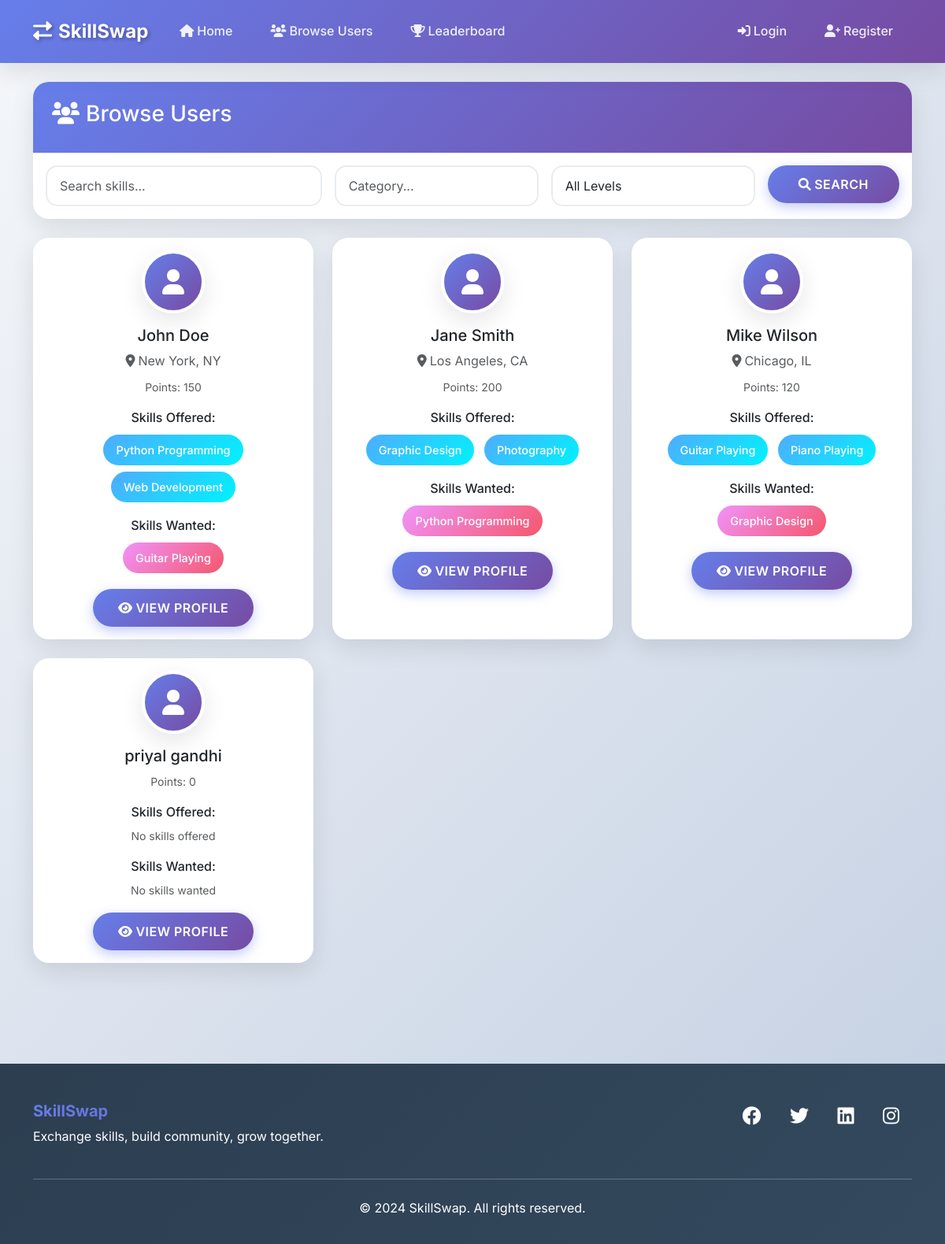
The page /browse/ on the database its author committed.
### core/models.py (models this page shows, shortened)
class UserProfile(models.Model):
    VISIBILITY_CHOICES = [
        ('public', 'Public'),
        ('private', 'Private'),
    ]
    AVAILABILITY_CHOICES = [
        ('weekdays', 'Weekdays'),
        ('weekends', 'Weekends'),
        ('evenings', 'Evenings'),
        ('flexible', 'Flexible'),
    ]
    user = models.OneToOneField(User, on_delete=models.CASCADE)
    location = models.CharField(max_length=100, blank=True, default='Earth') # Added default location
    profile_photo = models.ImageField(upload_to='profiles/', blank=True)
    bio = models.TextField(max_length=500, blank=True)
    availability = models.CharField(max_length=20, choices=AVAILABILITY_CHOICES, default='flexible')
    visibility = models.CharField(max_length=10, choices=VISIBILITY_CHOICES, default='public')
    points = models.IntegerField(default=0)
    is_verified = models.BooleanField(default=False)
    is_banned = models.BooleanField(default=False)
    created_at = models.DateTimeField(auto_now_add=True)
    updated_at = models.DateTimeField(auto_now=True)

class UserSkill(models.Model):
    SKILL_TYPE_CHOICES = [
        ('offered', 'Offered'),
        ('wanted', 'Wanted'),
    ]
    user = models.ForeignKey(User, on_delete=models.CASCADE)
    skill = models.ForeignKey(Skill, on_delete=models.CASCADE)
    skill_type = models.CharField(max_length=10, choices=SKILL_TYPE_CHOICES)
    level = models.CharField(max_length=15, choices=Skill.LEVEL_CHOICES, default='beginner')
    description = models.TextField(blank=True)
    created_at = models.DateTimeField(auto_now_add=True)
    class Meta:
        unique_together = ['user', 'skill', 'skill_type']

class Skill(models.Model):
    LEVEL_CHOICES = [
        ('beginner', 'Beginner'),
        ('intermediate', 'Intermediate'),
        ('expert', 'Expert'),
    ]
    name = models.CharField(max_length=100, unique=True)
    category = models.CharField(max_length=50)
    description = models.TextField(blank=True)
    is_approved = models.BooleanField(default=True)
    created_at = models.DateTimeField(auto_now_add=True)

### core/views.py (the view, shortened to what this page needs)
def browse_users(request):
    form = SearchForm(request.GET)
    users = UserProfile.objects.filter(visibility='public', is_banned=False).select_related('user')
    if form.is_valid():
        query = form.cleaned_data.get('query')
        category = form.cleaned_data.get('category')
        level = form.cleaned_data.get('level')
        if category:
            users = users.filter(user__userskill__skill__category__icontains=category).distinct()
        if level:
            users = users.filter(user__userskill__level=level).distinct()
    paginator = Paginator(users, 12)
    page_number = request.GET.get('page')
    page_obj = paginator.get_page(page_number)
    context = {
        'form': form,
        'page_obj': page_obj,
    }
    return render(request, 'core/browse_users.html', context)

### core/forms.py
class SearchForm(forms.Form):
    query = forms.CharField(max_length=100, required=False,
                          widget=forms.TextInput(attrs={'class': 'form-control', 'placeholder': 'Search skills...'}))
    category = forms.CharField(max_length=50, required=False,
                             widget=forms.TextInput(attrs={'class': 'form-control', 'placeholder': 'Category...'}))
    level = forms.ChoiceField(choices=[('', 'All Levels')] + Skill.LEVEL_CHOICES, required=False,
                            widget=forms.Select(attrs={'class': 'form-control'}))

### core/context_processors.py (called while the page is built)
def unread_messages(request):
    if request.user.is_authenticated:
        unread_count = Message.objects.filter(receiver=request.user, is_read=False).count()
        return {'unread_messages_count': unread_count}
    return {'unread_messages_count': 0}

### templates/core/browse_users.html (shortened to what this page needs)
{% extends 'base.html' %}
{% block content %}
<div class="container py-4">
    <div class="row">
        <div class="col-12 mb-4">
            <div class="card">
                <div class="card-header">
                    <h3><i class="fas fa-users me-2"></i>Browse Users</h3>
                </div>
                <div class="card-body">
                    <form method="get" class="row g-3">
                        <div class="col-md-4">
                            {{ form.query }}
                        </div>
                        <div class="col-md-3">
                            {{ form.category }}
                        </div>
                        <div class="col-md-3">
                            {{ form.level }}
                        </div>
                        <div class="col-md-2">
                            <button type="submit" class="btn btn-primary w-100">
                                <i class="fas fa-search me-1"></i>Search
                            </button>
                        </div>
                    </form>
                </div>
            </div>
        </div>
    </div>
    <div class="row">
        {% for profile in page_obj %}
            <div class="col-md-4 mb-4">
                <div class="card h-100">
                    <div class="card-body text-center">
                        {% if profile.profile_photo %}
                            <img src="{{ profile.profile_photo.url }}" alt="{{ profile.user.username }}" class="profile-img mb-3">
                        {% else %}
                            <div class="profile-img mb-3 d-flex align-items-center justify-content-center mx-auto" style="background: var(--primary-gradient);">
                                <i class="fas fa-user fa-2x text-white"></i>
                            </div>
                        {% endif %}
                        <h5>{{ profile.user.get_full_name|default:profile.user.username }}</h5>
                        {% if profile.location %}
                            <p class="text-muted mb-2">
                                <i class="fas fa-map-marker-alt me-1"></i>{{ profile.location }}
                            </p>
                        {% endif %}
                        <div class="mb-3">
                            <small class="text-muted">Points: {{ profile.points }}</small>
                        </div>
                        <div class="mb-3">
                            <h6>Skills Offered:</h6>
                            {% for skill in profile.user.userskill_set.all %}
                                {% if skill.skill_type == 'offered' %}
                                    <span class="skill-badge">{{ skill.skill.name }}</span>
                                {% endif %}
                            {% empty %}
                                <small class="text-muted">No skills offered</small>
                            {% endfor %}
                        </div>
                        <div class="mb-3">
                            <h6>Skills Wanted:</h6>
                            {% for skill in profile.user.userskill_set.all %}
                                {% if skill.skill_type == 'wanted' %}
                                    <span class="skill-badge" style="background: var(--secondary-gradient);">{{ skill.skill.name }}</span>
                                {% endif %}
                            {% empty %}
                                <small class="text-muted">No skills wanted</small>
                            {% endfor %}
                        </div>
                        <a href="{% url 'user_profile' profile.user.username %}" class="btn btn-primary">
                            <i class="fas fa-eye me-1"></i>View Profile
                        </a>
                    </div>
                </div>
            </div>
        {% endfor %}
    </div>
</div>
{% endblock %}

### templates/base.html (style rules this page uses)
:root { --primary-gradient: linear-gradient(135deg, #667eea 0%, #764ba2 100%); --secondary-gradient: linear-gradient(135deg, #f093fb 0%, #f5576c 100%); --accent-gradient: linear-gradient(135deg, #4facfe 0%, #00f2fe 100%); --dark-gradient: linear-gradient(135deg, #2c3e50 0%, #34495e 100%); --light-bg: #f8f9fa; --card-shadow: 0 10px 30px rgba(0,0,0,0.1); --hover-shadow: 0 15px 40px rgba(0,0,0,0.15); }
* { margin: 0; padding: 0; box-sizing: border-box; }
body { font-family: 'Inter', sans-serif; background: linear-gradient(135deg, #f5f7fa 0%, #c3cfe2 100%); min-height: 100vh; line-height: 1.6; }
.btn-primary { background: var(--primary-gradient); border: none; border-radius: 25px; padding: 0.75rem 2rem; font-weight: 600; text-transform: uppercase; letter-spacing: 0.5px; transition: all 0.3s ease; box-shadow: 0 5px 15px rgba(102, 126, 234, 0.4); }
.card { border: none; border-radius: 20px; box-shadow: var(--card-shadow); transition: all 0.3s ease; overflow: hidden; background: white; }
.card-header { background: var(--primary-gradient); color: white; border: none; padding: 1.5rem; font-weight: 600; }
.form-control { border: 2px solid #e9ecef; border-radius: 15px; padding: 0.75rem 1rem; transition: all 0.3s ease; background: rgba(255,255,255,0.9); }
.skill-badge { background: var(--accent-gradient); color: white; padding: 0.5rem 1rem; border-radius: 20px; font-size: 0.9rem; font-weight: 500; margin: 0.25rem; display: inline-block; transition: all 0.3s ease; }
.profile-img { width: 80px; height: 80px; border-radius: 50%; object-fit: cover; border: 4px solid white; box-shadow: var(--card-shadow); }

### rows shown on the page
UserProfile: user.get_full_name "John Doe", location "New York, NY", points "150"
UserSkill: skill.name "Python Programming"
UserSkill: skill.name "Web Development"
UserSkill: skill.name "Guitar Playing"
UserProfile: user.get_full_name "Jane Smith", location "Los Angeles, CA", points "200"
UserSkill: skill.name "Graphic Design"
UserSkill: skill.name "Photography"
UserSkill: skill.name "Python Programming"
UserProfile: user.get_full_name "Mike Wilson", location "Chicago, IL", points "120"
UserSkill: skill.name "Guitar Playing"
UserSkill: skill.name "Piano Playing"
UserSkill: skill.name "Graphic Design"
UserProfile: user.get_full_name "priyal gandhi", points "0"
